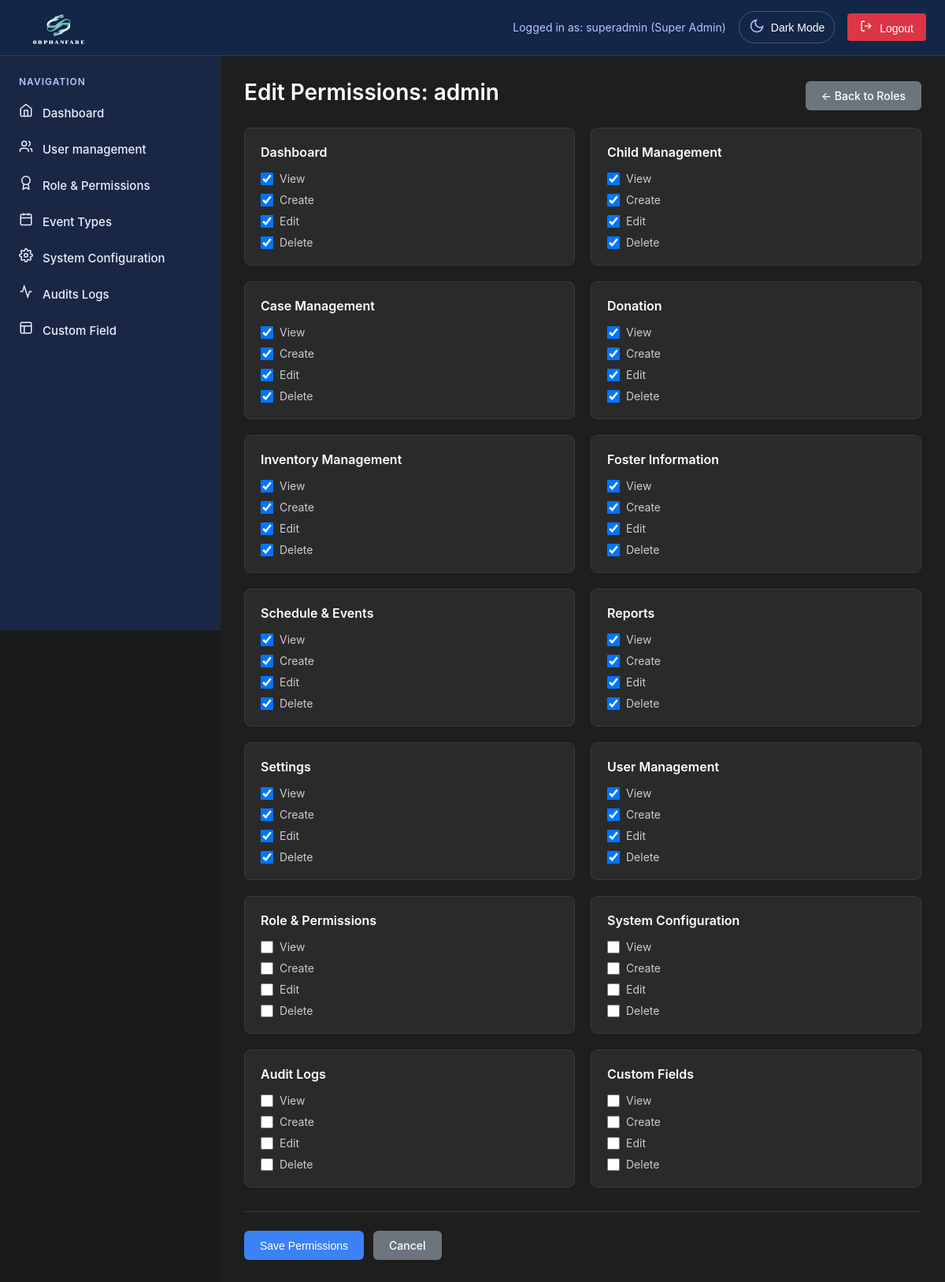
Screenshot of /superadmin/edit-permissions.php?role=admin (signed in) with the database file from the repository.
### tables this page shows
CREATE TABLE `permissions` (
  `id` int(11) NOT NULL,
  `role` varchar(50) NOT NULL,
  `module` varchar(100) NOT NULL,
  `can_view` tinyint(1) DEFAULT 0,
  `can_edit` tinyint(1) DEFAULT 0,
  `can_delete` tinyint(1) DEFAULT 0,
  `can_create` tinyint(1) DEFAULT 0
);

### superadmin/edit-permissions.php (the view, shortened to what this page needs)
<?php
require_once 'includes/superheader.php';
$role = $_GET['role'] ?? '';
$permissions = [];
try {
    $sql = "SELECT * FROM permissions WHERE role = ?";
    $stmt = $conn->prepare($sql);
    $stmt->bind_param("s", $role);
    $stmt->execute();
    $result = $stmt->get_result();
    while ($row = $result->fetch_assoc()) {
        $permissions[$row['module']] = $row;
    }
} catch (Exception $e) {
    echo "";
}
$allModules = [
    'dashboard' => 'Dashboard',
    'child_management' => 'Child Management',
    'case_management' => 'Case Management',
    'donation' => 'Donation',
    'inventory' => 'Inventory Management',
    'foster_info' => 'Foster Information',
    'schedule' => 'Schedule & Events',
    'reports' => 'Reports',
    'settings' => 'Settings',
    'user_management' => 'User Management',
    'role_permissions' => 'Role & Permissions',
    'system_configuration' => 'System Configuration',
    'audit_logs' => 'Audit Logs',
    'custom_fields' => 'Custom Fields'
];
?>
<div class="page-active">
    <div class="page-header">
        <h1 class="page-title">Edit Permissions: <?php echo htmlspecialchars($role); ?></h1>
        <a href="role-permissions.php" class="btn btn-secondary">← Back to Roles</a>
    </div>
    <form method="POST" class="permissions-form">
        <div class="permissions-grid">
            <?php foreach ($allModules as $moduleKey => $moduleName):
                $modulePerms = $permissions[$moduleKey] ?? [
                    'can_view' => 0, 'can_edit' => 0, 'can_delete' => 0, 'can_create' => 0
                ];
            ?>
            <div class="permission-card">
                <div class="permission-header">
                    <h3><?php echo htmlspecialchars($moduleName); ?></h3>
                </div>
                <div class="permission-options">
                    <label class="permission-checkbox">
                        <input type="checkbox" name="modules[<?php echo $moduleKey; ?>][view]" value="1"
                               <?php echo $modulePerms['can_view'] ? 'checked' : ''; ?>>
                        <span>View</span>
                    </label>
                    <label class="permission-checkbox">
                        <input type="checkbox" name="modules[<?php echo $moduleKey; ?>][create]" value="1"
                               <?php echo $modulePerms['can_create'] ? 'checked' : ''; ?>>
                        <span>Create</span>
                    </label>
                    <label class="permission-checkbox">
                        <input type="checkbox" name="modules[<?php echo $moduleKey; ?>][edit]" value="1"
                               <?php echo $modulePerms['can_edit'] ? 'checked' : ''; ?>>
                        <span>Edit</span>
                    </label>
                    <label class="permission-checkbox">
                        <input type="checkbox" name="modules[<?php echo $moduleKey; ?>][delete]" value="1"
                               <?php echo $modulePerms['can_delete'] ? 'checked' : ''; ?>>
                        <span>Delete</span>
                    </label>
                </div>
            </div>
            <?php endforeach; ?>
        </div>
        <div class="form-actions" style="margin-top: 30px;">
            <button type="submit" class="btn btn-primary">Save Permissions</button>
            <a href="role-permissions.php" class="btn btn-secondary">Cancel</a>
        </div>
    </form>
</div>
<?php require_once 'includes/superfooter.php'; ?>

### css/superadmin.css (style rules this page uses)
.page-title { font-size: 28px; font-weight: 600; color: #ffffff; margin-bottom: 8px; }
.btn { border: none; border-radius: 6px; padding: 10px 20px; font-size: 14px; font-weight: 500; cursor: pointer; transition: all 0.2s; }
.btn-primary { background-color: #007bff; color: white; }
.btn-secondary { background-color: #6c757d; color: white; }

### css/common.css (style rules this page uses)
* { margin: 0; padding: 0; box-sizing: border-box; }
body { font-family: -apple-system, BlinkMacSystemFont, "Segoe UI", Roboto, sans-serif; background-color: #1a1a1a; min-height: 100vh; }
.page-header { display: flex; justify-content: space-between; align-items: center; margin-bottom: 20px; }
.page-title { font-size: 28px; font-weight: 600; color: #ffffff; margin-bottom: 8px; }
.btn { padding: 10px 20px; border: none; border-radius: 6px; cursor: pointer; font-size: 14px; font-weight: 500; text-decoration: none; display: inline-block; transition: all 0.2s; background: linear-gradient(135deg, #3b82f6, #2563eb) ; color: white; }

### css/admin.css (style rules this page uses)
.form-actions { display: flex; gap: 12px; justify-content: flex-end; margin-top: 32px; padding-top: 24px; border-top: 1px solid #3a3a3a; }

### superadmin/edit-permissions.php (style rules this page uses)
.permissions-grid { display: grid; grid-template-columns: repeat(auto-fill, minmax(300px, 1fr)); gap: 20px; margin-top: 20px; }
.permission-card { background: #2a2a2a; border: 1px solid #3a3a3a; border-radius: 8px; padding: 20px; }
.permission-header h3 { color: #ffffff; margin: 0 0 15px 0; font-size: 16px; font-weight: 600; }
.permission-options { display: flex; flex-direction: column; gap: 10px; }
.permission-checkbox { display: flex; align-items: center; gap: 8px; color: #cccccc; cursor: pointer; }
.permission-checkbox input[type="checkbox"] { width: 16px; height: 16px; }
.permission-checkbox span { font-size: 14px; }
.form-actions { display: flex; gap: 12px; justify-content: flex-start; }
.btn { padding: 10px 20px; border: none; border-radius: 6px; cursor: pointer; font-size: 14px; font-weight: 500; text-decoration: none; display: inline-block; text-align: center; }
.btn-primary { background: #3b82f6; color: white; }
.btn-secondary { background: #6c757d; color: white; }

### rows the page displays
permissions: can_view "☑", can_create "☑", can_edit "☑", can_delete "☑"
permissions: can_view "☑", can_create "☑", can_edit "☑", can_delete "☑"
permissions: can_view "☑", can_create "☑", can_edit "☑", can_delete "☑"
permissions: can_view "☑", can_create "☑", can_edit "☑", can_delete "☑"
permissions: can_view "☑", can_create "☑", can_edit "☑", can_delete "☑"
permissions: can_view "☑", can_create "☑", can_edit "☑", can_delete "☑"
permissions: can_view "☑", can_create "☑", can_edit "☑", can_delete "☑"
permissions: can_view "☑", can_create "☑", can_edit "☑", can_delete "☑"
permissions: can_view "☑", can_create "☑", can_edit "☑", can_delete "☑"
permissions: can_view "☑", can_create "☑", can_edit "☑", can_delete "☑"

### other values shown
$_SESSION['username'] "superadmin"
$_SESSION['role'] === 'super_admin' ? 'Super Admin' : 'Admin' "Super Admin"
$role "admin"
$moduleName "Dashboard"
$moduleName "Child Management"
$moduleName "Case Management"
$moduleName "Donation"
$moduleName "Inventory Management"
$moduleName "Foster Information"
$moduleName "Schedule & Events"
$moduleName "Reports"
$moduleName "Settings"
$moduleName "User Management"
$moduleName "Role & Permissions"
$moduleName "System Configuration"
